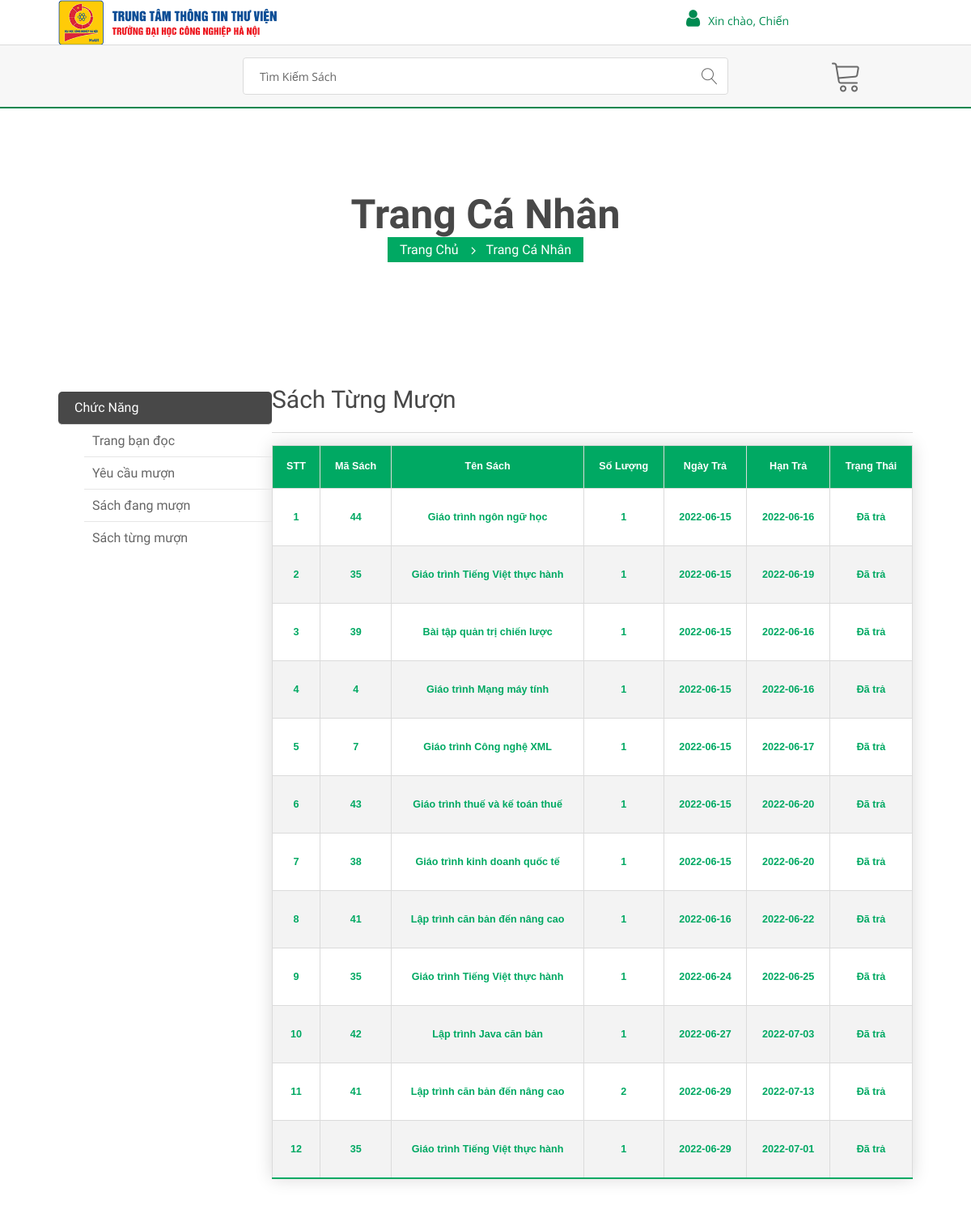
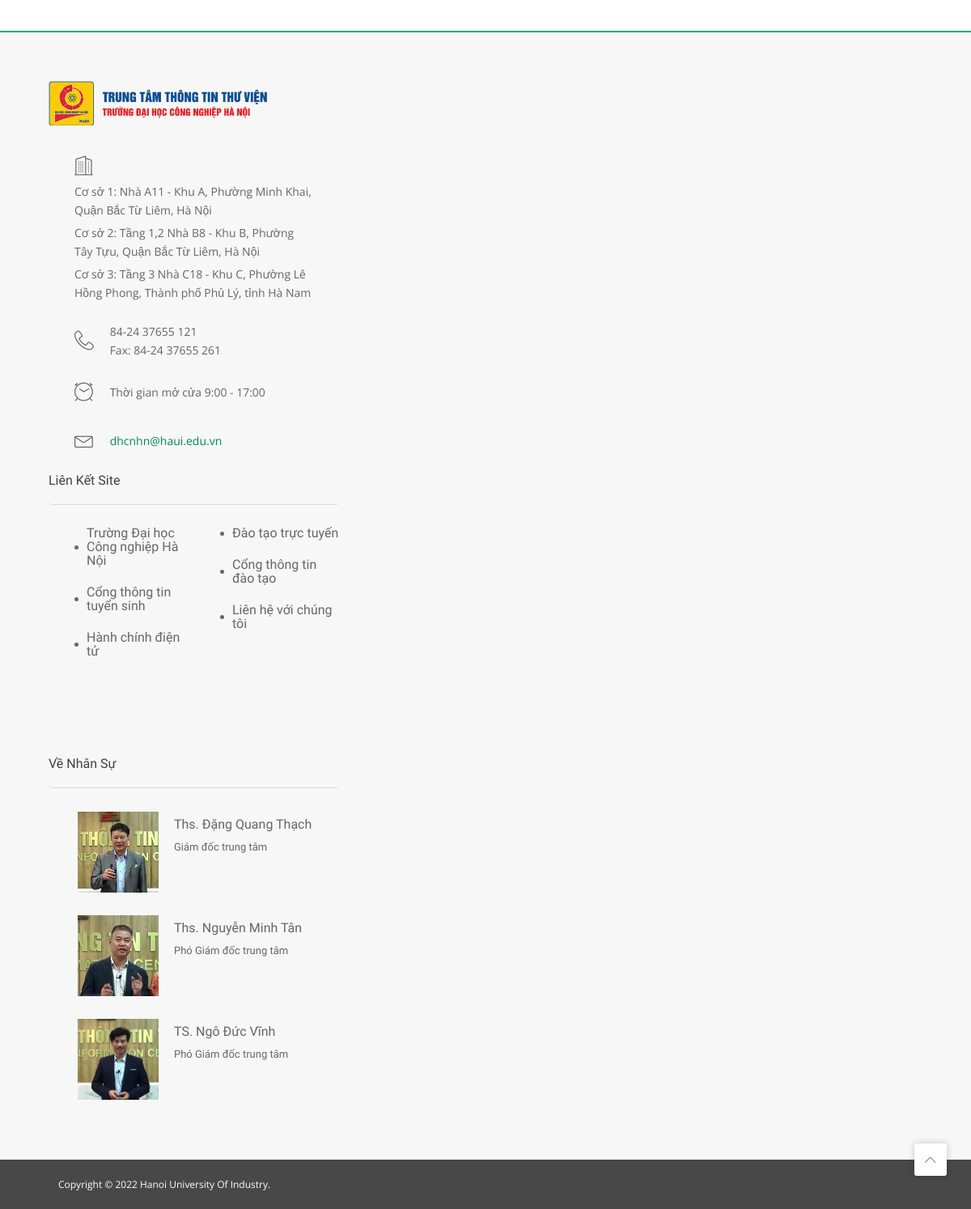
/user/returned.php (signed in), run on the app's committed database (2 pictures, top to bottom).
### tables this page shows
CREATE TABLE `user` (
  `user_id` int(11) NOT NULL,
  `password` varchar(11) NOT NULL,
  `fullname` varchar(30) NOT NULL,
  `class` varchar(20) NOT NULL,
  `phone` varchar(11) NOT NULL,
  `email` varchar(50) NOT NULL
);

CREATE TABLE `book_return` (
  `return_id` int(11) NOT NULL,
  `book_id` int(11) NOT NULL,
  `oder_detail_id` varchar(20) NOT NULL,
  `qty` int(11) NOT NULL,
  `back_date` date NOT NULL,
  `user_id` int(11) NOT NULL,
  `return_date` date NOT NULL,
  `status` varchar(30) NOT NULL,
  `borrow_id` int(11) NOT NULL
);

CREATE TABLE `book` (
  `book_id` int(11) NOT NULL,
  `image` varchar(50) NOT NULL,
  `book_name` varchar(50) NOT NULL,
  `publisher` varchar(20) NOT NULL,
  `descrip` text NOT NULL,
  `creation_time` date NOT NULL,
  `uploaded_time` date NOT NULL,
  `total_qty` int(11) NOT NULL,
  `cost` int(11) NOT NULL,
  `nganh_id` int(11) NOT NULL,
  `author_id` int(11) NOT NULL
);

### user/returned.php (the view, shortened to what this page needs)
<?php
include('config.php');
include("header.php");
$sql_return = "SELECT*FROM book_return,book where book_return.book_id = book.book_id AND user_id ='" . $_SESSION['dangnhap'] . "' ";
$querry_return = mysqli_query($conn, $sql_return);
?>
<!doctype html>
<html class="no-js" lang="">
<body>
    <div class="tg-innerbanner tg-haslayout tg-parallax tg-bginnerbanner" data-z-index="-100" data-appear-top-offset="600" data-parallax="scroll" data-image-src="images/parallax/bgparallax-07.jpg">
        <div class="container">
            <div class="row">
                <div class="col-xs-12 col-sm-12 col-md-12 col-lg-12">
                    <div class="tg-innerbannercontent">
                        <h1>Trang cá nhân</h1>
                        <ol class="tg-breadcrumb">
                            <li><a href="index.php">Trang chủ</a></li>
                            <li class="tg-active"> <a href="profile.php?infor">Trang cá nhân</a></li>
                        </ol>
                    </div>
                </div>
            </div>
        </div>
    </div>
    <main id="tg-main" class="tg-main tg-haslayout">
        <div class="tg-sectionspace tg-haslayout">
            <div class="container">
                <div class="row">
                    <div id="tg-twocolumns" class="tg-twocolumns">
                        <div class="col-xs-12 col-sm-8 col-md-8 col-lg-9 pull-right">
                            <div id="tg-content" class="tg-content">
                                <div id="tg-twocolumns" class="tg-twocolumns">
                                    <div class="tg-sectionhead">
                                        <h2>Sách từng mượn
                                        </h2>
                                    </div>
                                    <table class="styled-table ">
                                        <thead>
                                            <tr>
                                                <th>STT</th>
                                                <th>Mã sách</th>
                                                <th>Tên sách</th>
                                                <th>Số lượng</th>
                                                <th>Ngày trả</th>
                                                <th>Hạn trả</th>
                                                <th>Trạng thái</th>
                                            </tr>
                                        </thead>
                                        <tbody>
                                            <?php
                                            $i = 0;
                                            while ($row1 = mysqli_fetch_array($querry_return)) {
                                                $i++;
                                            ?>
                                                <tr class="active-row">
                                                    <td> <?php echo $i ?></td>
                                                    <td> <?php echo $row1['book_id'] ?> </td>
                                                    <td> <?php echo $row1['book_name'] ?> </td>
                                                    <td> <?php echo $row1['qty'] ?> </td>
                                                    <td> <?php echo $row1['back_date'] ?> </td>
                                                    <td> <?php echo $row1['return_date'] ?> </td>
                                                    <td> <?php echo $row1['status'] ?> </td>
                                                </tr>
                                            <?php } ?>
                                        </tbody>
                                    </table>
                                </div>
                            </div>
                        </div>
                        <div class="col-xs-12 col-sm-4 col-md-4 col-lg-3 pull-left">
                            <aside id="tg-sidebar" class="tg-sidebar">
                                <div class="tg-widget tg-catagories">
                                    <div class="tg-widgettitle">
                                        <h3>Chức năng</h3>
                                    </div>
                                    <div class="tg-widgetcontent">
                                        <ul>
                                            <li><a href="profile.php?infor">Trang bạn đọc</a></li>
                                            <li><a href="profile.php?request">Yêu cầu mượn</a></li>
                                            <li><a href="profile.php?borrowed">Sách đang mượn</a></li>
                                            <li><a href="profile.php?returned">Sách từng mượn</a></li>
                                        </ul>
                                    </div>
                                </div>
                            </aside>
                        </div>
                    </div>
                </div>
            </div>
        </div>
    </main>
    <?php include("footer.php") ?>
</body>
</html>

### user/header.php (shortened to what this page needs)
<?php
include('config.php');
?>
<head>
	<link rel="stylesheet" href="css/bootstrap.min.css">
	<link rel="stylesheet" href="css/normalize.css">
	<link rel="stylesheet" href="css/font-awesome.min.css">
	<link rel="stylesheet" href="css/icomoon.css">
	<link rel="stylesheet" href="css/jquery-ui.css">
	<link rel="stylesheet" href="css/owl.carousel.css">
	<link rel="stylesheet" href="css/transitions.css">
	<link rel="stylesheet" href="css/main.css">
	<link rel="stylesheet" href="css/color.css">
	<link rel="stylesheet" href="css/responsive.css">
</head>
<header id="tg-header" class="tg-header tg-haslayout">
	<div class="tg-topbar">
		<div class="container">
			<strong class="tg-logo">
				<a href="index.php">
					<img src="images/logo-thuvien_hauii.png" alt="company name here">
				</a>
			</strong>
			<div class="tg-userlogin">
				<div>
					<li style="list-style:none ;" class="menu-item-has-children">
						<a href=""> <i id="user_icon" class="fa fa-user"></i>Xin chào,
							<?php
							$sql = "SELECT*FROM user where user_id = '" . $_SESSION['dangnhap'] . "' LIMIT 1";
							$query = mysqli_query($conn, $sql);
							$row = mysqli_fetch_array($query);
							echo $row['fullname'];
							?></a>
					</li>
				</div>
			</div>
		</div>
	</div>
	<div class="tg-middlecontainer">
		<div class="container">
			<div class="row">
				<div class="col-xs-12 col-sm-12 col-md-12 col-lg-12">
					<div class="tg-wishlistandcart">
						<div class="dropdown tg-themedropdown tg-minicartdropdown">
							<a href="javascript:void(0);" id="tg-minicart" class="tg-btnthemedropdown" data-toggle="dropdown" aria-haspopup="true" aria-expanded="false">
								<i class="icon-cart"></i>
							</a>
						</div>
					</div>
					<div class="tg-searchbox">
						<form class="tg-formtheme tg-formsearch" action="products.php?quanly=timkiem" method="GET">
							<fieldset>
								<input type="text" name="search" class="typeahead form-control" placeholder="Tìm kiếm sách">
								<button type="submit"><i class="icon-magnifier"></i></button>
							</fieldset>
						</form>
					</div>
				</div>
			</div>
		</div>
	</div>
	<div class="tg-navigationarea">
		<div class="container">
			<div class="row">
				<div class="col-xs-12 col-sm-12 col-md-12 col-lg-12">
					<nav id="tg-nav" class="tg-nav">
					</nav>
				</div>
			</div>
		</div>
	</div>
</header>

### user/footer.php
       <footer id="tg-footer" class="tg-footer tg-haslayout">
	<div class="tg-footerarea">
		<div class="container">
			<div class="row">
				<div class="tg-threecolumns">
					<div class="col-xs-12 col-sm-6 col-md-4 col-lg-4">
						<div class="tg-footercol">
							<strong class="tg-logo"><a href="javascript:void(0);"><img src="images/logo-thuvien_hauii.png" alt="image description"></a></strong>
							<ul class="tg-contactinfo">
								<li>
									<i class="icon-apartment"></i>
									<address>Cơ sở 1: Nhà A11 - Khu A, Phường Minh Khai, Quận Bắc Từ Liêm, Hà Nội </address>
									<address>Cơ sở 2: Tầng 1,2 Nhà B8 - Khu B, Phường Tây Tựu, Quận Bắc Từ Liêm, Hà Nội</address>
									<address>Cơ sở 3: Tầng 3 Nhà C18 - Khu C, Phường Lê Hồng Phong, Thành phố Phủ Lý, tỉnh Hà Nam</address>
								</li>
								<li>
									<i class="icon-phone-handset"></i>
									<span>
										<em>84-24 37655 121</em>
										<em>Fax: 84-24 37655 261</em>
									</span>
								</li>
								<li>
									<i class="icon-clock"></i>
									<span>Thời gian mở cửa 9:00 - 17:00</span>
								</li>
								<li>
									<i class="icon-envelope"></i>
									<span>
										<em><a href="mailto:dhcnhn@haui.edu.vn">dhcnhn@haui.edu.vn</a></em>
									</span>
								</li>
							</ul>
						</div>
					</div>
					<div class="col-xs-12 col-sm-6 col-md-4 col-lg-4">
						<div class="tg-footercol tg-widget tg-widgetnavigation">
							<div class="tg-widgettitle">
								<h3>Liên kết site</h3>
							</div>
							<div class="tg-widgetcontent">
								<ul>
									<li><a href="https://www.haui.edu.vn/vn">Trường Đại học Công nghiệp Hà Nội</a></li>
									<li><a href="https://tuyensinh.haui.edu.vn/">Cổng thông tin tuyển sinh</a></li>
									<li><a href="https://egov.haui.edu.vn/core/Home/LogOn/?ReturnUrl=%2fcore"> Hành chính điện tử</a></li>
								</ul>
								<ul>
									<li><a href="https://lms.haui.edu.vn/">Đào tạo trực tuyến</a></li>
									<li><a href="https://daotao.haui.edu.vn/">Cổng thông tin đào tạo</a></li>
									<li><a href="contactus.php">Liên hệ với chúng tôi</a></li>
								</ul>
							</div>
						</div>
					</div>
					<div class="col-xs-12 col-sm-12 col-md-4 col-lg-4">
						<div class="tg-footercol tg-widget tg-widgettopsellingauthors">
							<div class="tg-widgettitle">
								<h3>Về nhân sự</h3>
							</div>
							<div class="tg-widgetcontent">
								<ul>
									<li>
										<figure><a href="javascript:void(0);"><img class="personnel" src="images/author/giamdoc.jpg" alt="image description"></a></figure>
										<div class="tg-authornamebooks">
											<h4><a href="javascript:void(0);">Ths. Đặng Quang Thạch</a></h4>
											<p>Giám đốc trung tâm</p>
										</div>
									</li>
									<li>
										<figure><a href="javascript:void(0);"><img class="personnel" src="images/author/phogiamdoc.jpg" alt="image description"></a></figure>
										<div class="tg-authornamebooks">
											<h4><a href="javascript:void(0);">Ths. Nguyễn Minh Tân</a></h4>
											<p>Phó Giám đốc trung tâm</p>
										</div>
									</li>
									<li>
										<figure><a href="javascript:void(0);"><img class="personnel" src="images/author/phogiamdoc2.jpg" alt="image description"></a></figure>
										<div class="tg-authornamebooks">
											<h4><a href="javascript:void(0);">TS. Ngô Đức Vĩnh</a></h4>
											<p>Phó Giám đốc trung tâm</p>
										</div>
									</li>
								</ul>
							</div>
						</div>
					</div>
				</div>
			</div>
		</div>
	</div>
	<div class="tg-footerbar">
		<a id="tg-btnbacktotop" class="tg-btnbacktotop" href="javascript:void(0);"><i class="icon-chevron-up"></i></a>
		<div class="container">
			<div class="row">
				<div class="col-xs-12 col-sm-12 col-md-12 col-lg-12">
					<span class="tg-copyright">Copyright © 2022 Hanoi University Of Industry.</span>
				</div>
			</div>
		</div>
	</div>
</footer>

### user/css/icomoon.css (style rules this page uses)
[class^="icon-"], [class*=" icon-"] { speak: none; line-height: 1; font-style: normal; font-weight: normal; font-variant: normal; text-transform: none; font-family: 'icomoon' !important; -webkit-font-smoothing: antialiased; -moz-osx-font-smoothing: grayscale; }
.icon-apartment:before { content: '\e900'; }
.icon-chevron-up:before { content: '\e912'; }
.icon-envelope:before { content: '\e920'; }
.icon-magnifier:before { content: '\e933'; }
.icon-phone-handset:before { content: '\e93c'; }
.icon-cart:before { content: '\e996'; }
.icon-clock:before { content: '\e9aa'; }

### user/css/transitions.css (style rules this page uses)
*:after, *:before, p a, a, button.tg-btn, .tg-socialicons li a, .tg-roundicontext, .tg-roundicontext .tg-usericonholder, .tg-themedropdownmenu, .sub-menu, .mega-menu, .tg-themetabnav li a, .tg-themetabcontent, .tg-featureimg, .tg-bookimg, .tg-backcover, .owl-prev, .owl-next, .tg-postbook, .tg-author figure, .tg-author figure a, .tg-author figure a img, .tg-post figure, .tg-post figure a, .tg-post figure a img, textarea, .tg-widget ul li figure, .tg-widgetinstagram ul li figure, .tg-widgetinstagram ul li figure figcaption, .tg-quantityholder .minus, .tg-quantityholder .plus, .tg-alsoavailable figure figcaption ul li span, .tg-prevpost figure, .tg-nextpost figure, .tg-comments li .tg-authorbox, .tg-comments li .tg-authorbox .tg-bottomarrow, .tg-bookimg, .tg-hovercontent .tg-description { -webkit-transition: all 300ms ease-in-out; -moz-transition: all 300ms ease-in-out; -ms-transition: all 300ms ease-in-out; -o-transition: all 300ms ease-in-out; transition: all 300ms ease-in-out; }

### user/css/color.css (style rules this page uses)
a, p a, p a:hover, a:hover, a:focus, a:active, .tg-stars span:after, .tg-textbox h3 span, .tg-bookprice ins, .tg-newsletter h4, .tg-404errorcontent span, .tg-widget ul li:hover a, .tg-widget ul li a:hover, .tg-widget ul li:hover a span, .tg-widget ul li:hover a em, .tg-relatedbooks .tg-postbook .tg-bookprice ins { color: #008B51; }
.tg-navigationarea, .owl-prev:hover, .owl-next:hover, .tg-testimonial figure:before, .tg-headervtwo .tg-formsearch fieldset button, .tg-homeslidervtwo .tg-slidercontent .tg-btns .tg-btn:hover, .tg-homeslidervtwo .tg-slidercontent .tg-btns .tg-btn.tg-active, .tg-breadcrumb, #seconds, .tg-quantityholder .minus:hover, .tg-quantityholder .plus:hover, .tg-themetabs li a:before, .tg-tag:hover, .tg-btnreply:hover { background:#00a963; }
textarea:focus, .tg-btn:hover, .tg-btn.tg-active, input:focus, .select select:focus, .form-control:focus, .tg-themedropdownmenu, .owl-prev:hover, .owl-next:hover, .tg-pickedbyauthor .tg-postbook:hover, .tg-testimonial figure img, .tg-footer, .tg-quantityholder .minus:hover, .tg-quantityholder .plus:hover, .tg-tag:hover, .tg-comments li .tg-authorbox:hover, .tg-comments li .tg-authorbox:hover .tg-bottomarrow, .tg-btnreply:hover { border-color: #01b167; }

### user/returned.php (style rules this page uses)
.container { width: 90%; }

### data on the page
user: fullname "Chiến"
book_return: book.book_id "44", book.book_name "Giáo trình ngôn ngữ học", qty "1", back_date "2022-06-15", return_date "2022-06-16", status "Đã trả"
book_return: book.book_id "35", book.book_name "Giáo trình Tiếng Việt thực hành", qty "1", back_date "2022-06-15", return_date "2022-06-19", status "Đã trả"
book_return: book.book_id "39", book.book_name "Bài tập quản trị chiến lược", qty "1", back_date "2022-06-15", return_date "2022-06-16", status "Đã trả"
book_return: book.book_id "4", book.book_name "Giáo trình Mạng máy tính", qty "1", back_date "2022-06-15", return_date "2022-06-16", status "Đã trả"
book_return: book.book_id "7", book.book_name "Giáo trình Công nghệ XML", qty "1", back_date "2022-06-15", return_date "2022-06-17", status "Đã trả"
book_return: book.book_id "43", book.book_name "Giáo trình thuế và kế toán thuế", qty "1", back_date "2022-06-15", return_date "2022-06-20", status "Đã trả"
book_return: book.book_id "38", book.book_name "Giáo trình kinh doanh quốc tế", qty "1", back_date "2022-06-15", return_date "2022-06-20", status "Đã trả"
book_return: book.book_id "41", book.book_name "Lập trình căn bản đến nâng cao", qty "1", back_date "2022-06-16", return_date "2022-06-22", status "Đã trả"
book_return: book.book_id "35", book.book_name "Giáo trình Tiếng Việt thực hành", qty "1", back_date "2022-06-24", return_date "2022-06-25", status "Đã trả"
book_return: book.book_id "42", book.book_name "Lập trình Java căn bản", qty "1", back_date "2022-06-27", return_date "2022-07-03", status "Đã trả"
book_return: book.book_id "41", book.book_name "Lập trình căn bản đến nâng cao", qty "2", back_date "2022-06-29", return_date "2022-07-13", status "Đã trả"
book_return: book.book_id "35", book.book_name "Giáo trình Tiếng Việt thực hành", qty "1", back_date "2022-06-29", return_date "2022-07-01", status "Đã trả"
